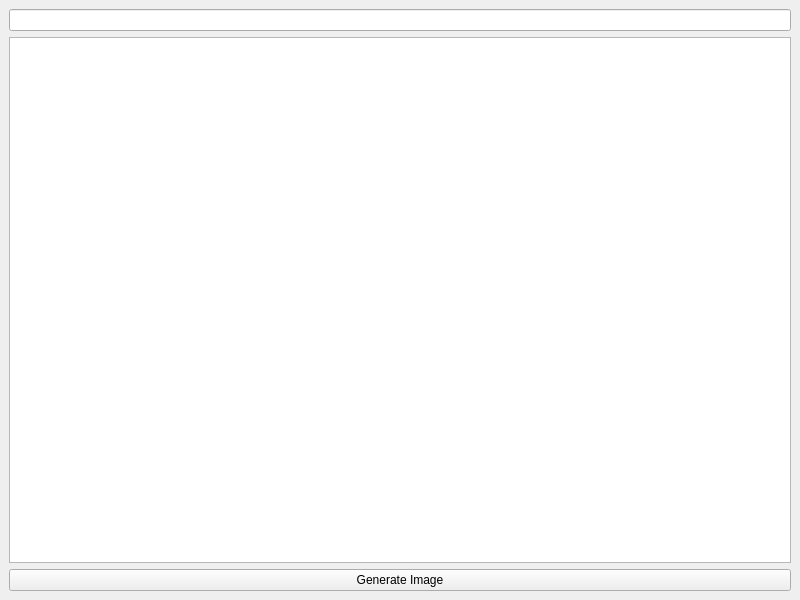
<?xml version="1.0" encoding="UTF-8"?>
<ui version="4.0">
 <class>MainWindow</class>
 <widget class="QMainWindow" name="MainWindow">
  <property name="geometry">
   <rect>
    <x>0</x>
    <y>0</y>
    <width>800</width>
    <height>600</height>
   </rect>
  </property>
  <property name="windowTitle">
   <string>Queasy Stack</string>
  </property>
  <widget class="QWidget" name="centralwidget">
   <layout class="QVBoxLayout" name="verticalLayout">
    <item>
     <widget class="QLineEdit" name="deckNameEntry"/>
    </item>
    <item>
     <widget class="QPlainTextEdit" name="deckListEntry"/>
    </item>
    <item>
     <widget class="QPushButton" name="generateImage">
      <property name="text">
       <string>Generate Image</string>
      </property>
     </widget>
    </item>
   </layout>
  </widget>
 </widget>
 <resources/>
 <connections/>
</ui>
